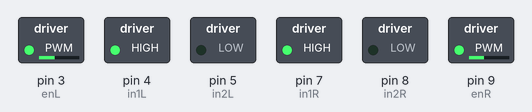
This sketch was run on a simulated Arduino Uno, built with avr-gcc and run on an emulated ATmega328P. Shown: switched loads named in the sketch (green lamp = pin HIGH).

Above: at 0.1 s.
Timing chart, 0 to 1.6 s (numbered marks = the images above):
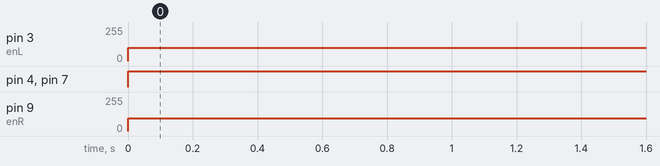

The sketch:

motor_test.ino
```cpp
#define SPEED 95


//right motor pins
const int in1R = 7;
const int in2R = 8;
const int enR = 9;

//left motor pins
const int in1L = 4;
const int in2L = 5;
const int enL = 3;

void setup() {
  // put your setup code here, to run once:
  Serial.begin(9600);
  pinMode(in1L,OUTPUT);
  pinMode(in2L,OUTPUT);
  pinMode(in1R,OUTPUT);
  pinMode(in2R,OUTPUT);
  pinMode(enL,OUTPUT);
  pinMode(enR,OUTPUT);

  digitalWrite(enL, LOW);
  digitalWrite(enR, LOW);

}

void loop() {
  // put your main code here, to run repeatedly:
    digitalWrite(in1L, HIGH);
    digitalWrite(in2L, LOW);
    digitalWrite(in1R, HIGH);
    digitalWrite(in2R, LOW);
    analogWrite(enL,SPEED+3);
    analogWrite(enR, SPEED);

}
```

Measured:
- by itself, pin 3 (enL): 0/255 → 98/255 at 0.00 s
- by itself, pin 4 (in1L), pin 7 (in1R): LOW → HIGH at 0.00 s
- by itself, pin 9 (enR): 0/255 → 95/255 at 0.00 s
